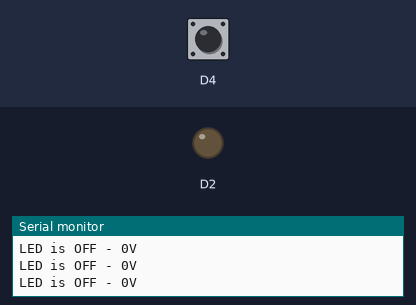
A sketch run on a simulated ESP8266 (NodeMCU). Parts: output pins drawn as LEDs (lit = HIGH), the last lines printed to the serial monitor. Dashed ring = blinking. The inputs (shaded band) are chosen by the test bench; at power-on: D4 LOW.

Above: at 1.2 s.
1.3 s: D4 driven HIGH
At 2.5 s:
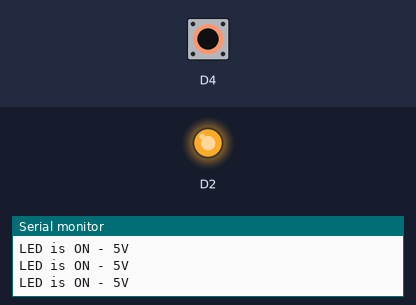
2.8 s: D4 driven LOW
At 3.9 s:
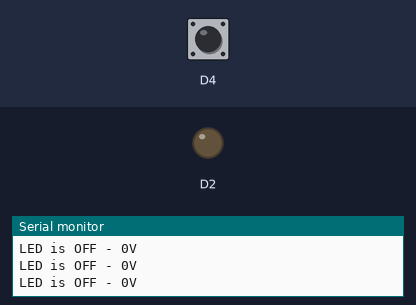
5.8 s: D4 pulsed HIGH 5 times (0.12 s each, 0.3 s apart)
At 6.76 s:
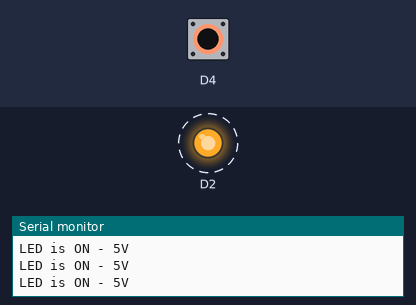
10.3 s: D4 pulsed HIGH 2 times (0.12 s each, 0.3 s apart)
At 12.1 s:
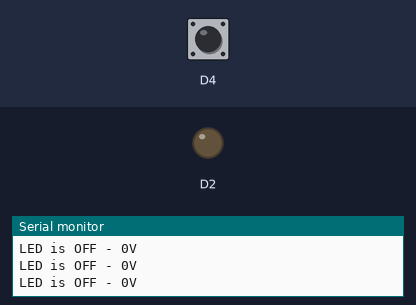
Timing chart, 0 to 13.6 s (numbered marks = the images above; inputs shaded):
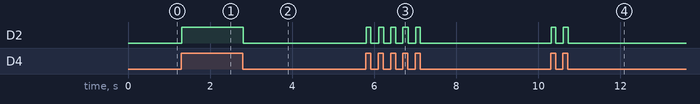

Measured:
- after the input at 1.3 s, D2: LOW → HIGH at once
- after the input at 2.8 s, D2: HIGH → LOW at once
- after the input at 5.8 s, D2: alternates HIGH for 0.12 s and LOW for 0.18 s, 10 changes in all, then stays LOW, starting at once
- after the input at 10.3 s, D2: alternates HIGH for 0.12 s and LOW for 0.18 s, 4 changes in all, then stays LOW, starting at once

The sketch:

CA-Ques-2.ino
```cpp
void setup()
{
  pinMode(D2, OUTPUT);
  pinMode(D4, INPUT);
  Serial.begin(9600);
}
void loop()
{
  int val = digitalRead(D4);
  if (val == HIGH)
  {
    digitalWrite(D2, HIGH);
    Serial.println("LED is ON - 5V");
  }
  else
  {
    digitalWrite(D2, LOW);
    Serial.println("LED is OFF - 0V");
  }
}
```
